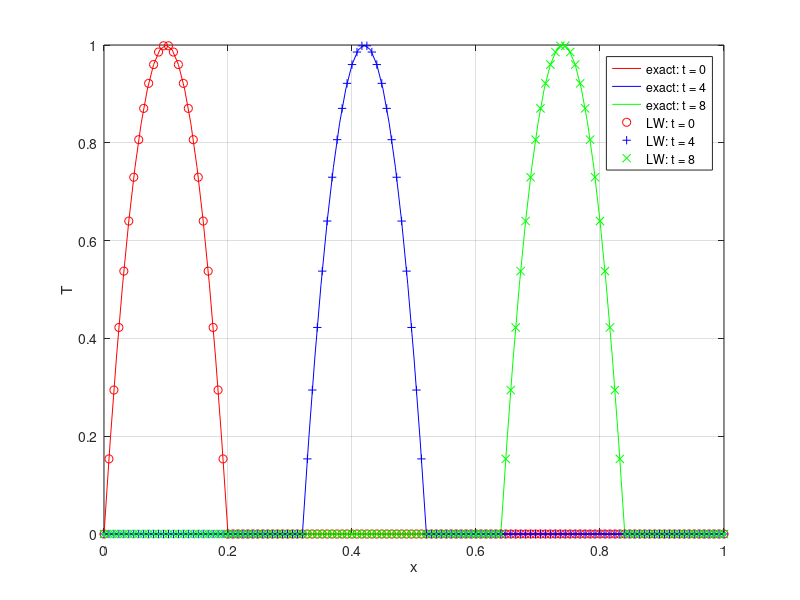

Write the MATLAB code that produced this figure.
%11/17/21
%Lax-Wendroff scheme

clear all
close all
clc

u = 0.08; %set x velocity
dx = 0.008; %x spacing
dt = 0.1; %time increment
y = u*dt/dx %calculate and display gamma
x = 0:dx:1; %set x range
t = 0:dt:8; %set time range

%% Exact Solution, constant u

dx_exact = 0.01; %x spacing
dt_exact = 0.01; %time increment
x_exact = 0:dx_exact:1; %set x range
t_exact = 0:dt_exact:8; %set time range

%setting initial and boundary conditions for T
for i = 1:length(t_exact)
    for j = 1:length(x_exact)
        if x_exact(j) - u*t_exact(i) >= 0 & x_exact(j) - u*t_exact(i) <= 0.2
            T_exact(i,j) = 1 - (10*(x_exact(j) - u*t_exact(i)) - 1)^2;
        else
            T_exact(i,j) = 0;
        end
    end
end

%% Lax-Wendroff scheme
for i = 1:length(x)
    if x(i) <= 0.2
        T_lw(1,i) = 1 - (10*x(i) - 1)^2;
    else
        T_lw(1,i) = 0;
    end
end
T_lw(1:length(t),1) = 0; %left end B.C.
T_lw(1:length(t),length(x)) = 0; %right end B.C.

%calculate values, with each row as a time step, each column as a value of x
for i = 2:length(t)
    for j = 2:length(x) - 1
        T_lw(i,j) = T_lw(i-1,j) - y/2*(T_lw(i-1,j+1) - T_lw(i-1,j-1)) + y^2/2*(T_lw(i-1,j+1) - 2*T_lw(i-1,j) + T_lw(i-1,j-1));
    end
end

figure(1)
plot(x_exact,T_exact(find(t_exact==0),:), 'r'), xlabel('x'), ylabel('T'), grid
hold on
plot(x_exact,T_exact(find(t_exact==4),:), 'b')
plot(x_exact,T_exact(find(t_exact==8),:), 'g')

plot(x,T_lw(find(t==0),:), 'r o')
plot(x,T_lw(find(t==4),:), 'b +')
plot(x,T_lw(find(t==8),:), 'g x'), legend('exact: t = 0', 'exact: t = 4', 'exact: t = 8', 'LW: t = 0','LW: t = 4', 'LW: t = 8')
        
        
        
        
        